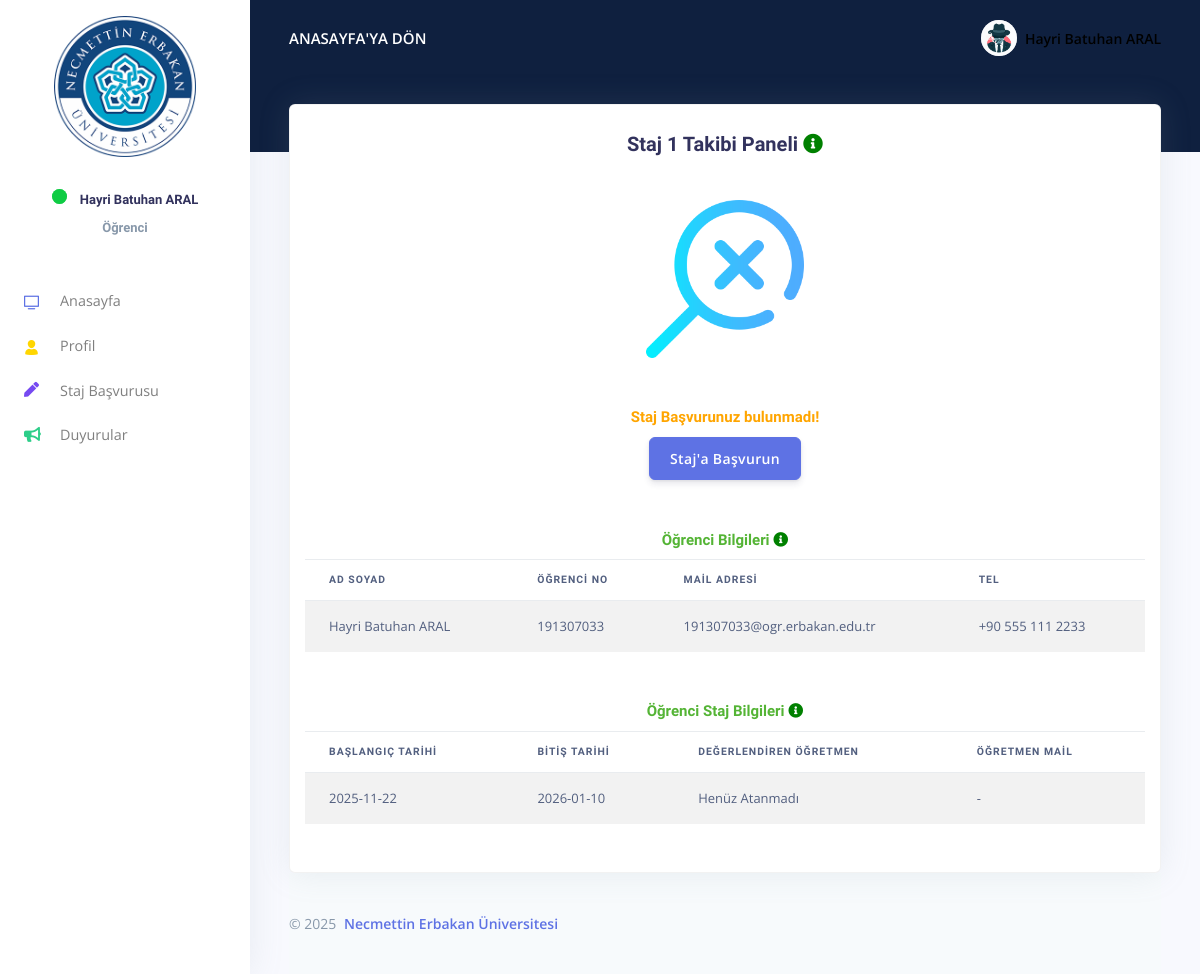
/Student/dashboard/Internship/staj1-takibi.php (signed in), run on the app's committed database.
### tables this page shows
CREATE TABLE `student` (
  `kullanci_id` int(11) NOT NULL,
  `ogrenci_ad_soyad` varchar(128) NOT NULL,
  `ogrenci_tc` varchar(15) NOT NULL,
  `ogrenci_uyrugu` varchar(64) NOT NULL,
  `ogrenci_tel` varchar(20) DEFAULT NULL,
  `ogrenci_mail` varchar(128) NOT NULL,
  `ogrenci_password` varchar(128) NOT NULL,
  `ogrenci_okul_adi` varchar(256) NOT NULL,
  `ogrenci_fakulte_adi` varchar(128) NOT NULL,
  `ogrenci_bolumm_adi` varchar(128) NOT NULL,
  `ogrenci_sinif` varchar(16) NOT NULL,
  `ogrenci_okul_no` varchar(64) NOT NULL,
  `ogrenci_address` varchar(256) NOT NULL
);

CREATE TABLE `staj_basvuru` (
  `basvuru_id` int(11) NOT NULL,
  `basvuru_turu` enum('staj1','staj2') NOT NULL,
  `ogrenci_numarasi` varchar(32) NOT NULL,
  `baslama_tarihi` varchar(64) NOT NULL,
  `bitis_tarihi` varchar(64) NOT NULL,
  `is_gunu` int(11) NOT NULL,
  `cumartesi_calisiyor` enum('yes','no') DEFAULT NULL,
  `gss_kapsam` enum('yes','no') NOT NULL,
  `saglik_hizmet_almasi` enum('yes','no') NOT NULL,
  `yas_25` enum('yes','no') NOT NULL,
  `firma_adi` varchar(256) NOT NULL,
  `firma_email` varchar(128) NOT NULL
);

### Student/dashboard/Internship/staj1-takibi.php (the view, shortened to what this page needs)
<!DOCTYPE html>
<html lang="tr">
<head>
  <link href="../assets/js/plugins/nucleo/css/nucleo.css" rel="stylesheet" />
  <link href="../assets/js/plugins/@fortawesome/fontawesome-free/css/all.min.css" rel="stylesheet" />
  <link href="../assets/css/argon-dashboard.css?v=1.1.2" rel="stylesheet" />
</head>
<body class="">
  <nav class="navbar navbar-vertical fixed-left navbar-expand-md navbar-light bg-white" id="sidenav-main">
    <div class="container-fluid">
      <a class="pt-0" href="../index.php">
        <center><img style="width: 70%; height:auto;" src="../assets/img/theme/neu-logo.png"  alt="NEÜ Logo"></center>
      </a>
      <div class="collapse navbar-collapse" id="sidenav-collapse-main">
        <ul class="navbar-nav">
          <center>
            <h5 class="new-font"><div class="online-indicator"><span class="blink"></span></div> <?php echo $_SESSION['student_fullName']; ?></h5>
            <h5 class="new-font text-muted">Öğrenci</h5>
          </center>
          <li class="nav-item"><a class="nav-link" href="../index.php"><i class="ni ni-tv-2 text-primary"></i> Anasayfa</a></li>
          <li class="nav-item"><a class="nav-link" href="../examples/profile.php"><i class="ni ni-single-02 text-yellow"></i> Profil</a></li>
          <li class="nav-item"><a class="nav-link" href="../examples/apply_internship.php"><i style="color: #764AF1;" class="fas fa-pen"></i> Staj Başvurusu</a></li>
          <li class="nav-item"><a class="nav-link" href="../examples/announcements.php"><i class="fas fa-bullhorn text-success"></i> Duyurular</a></li>
        </ul>
      </div>
    </div>
  </nav>
  <div class="main-content">
    <nav class="navbar navbar-top navbar-expand-md navbar-dark" id="navbar-main">
      <div class="container-fluid">
        <a class="h4 mb-0 text-white text-uppercase d-none d-lg-inline-block" href="../index.php">Anasayfa'ya Dön</a>
        <ul class="navbar-nav align-items-center d-none d-md-flex">
          <li class="nav-item dropdown">
            <a class="nav-link pr-0" href="#" role="button" data-toggle="dropdown" aria-haspopup="true" aria-expanded="false">
              <div class="media align-items-center">
                <span class="avatar avatar-sm rounded-circle"><img alt="Image placeholder" src="../assets/img/theme/man.jpg"></span>
                <div class="media-body ml-2 d-none d-lg-block"><span style="color: black;" class="mb-0 text-sm font-weight-bold"><?php echo isset($_SESSION['studentID']) ? $_SESSION['student_fullName'] : 'User'; ?></span></div>
              </div>
            </a>
          </li>
        </ul>
      </div>
    </nav>
    <div class="header pb-4 pt-2 pt-lg-8 d-flex align-items-center bg-neu-dark" style="min-height: 150px;"></div>
    <div class="container-fluid mt--5">
      <div class="card shadow">
        <div class="container">
              <center><h2 class="new-font mt-4 mb-3">Staj 1 Takibi Paneli <i style="color: green;" class="fas fa-info-circle"></i></h2></center>
              <?php
                  $connection = mysqli_connect('localhost', 'root', '', 'yazgeldb');
                  $student_id = $_SESSION['studentID'];
                  $sql = "SELECT ogrenci_okul_no FROM student WHERE kullanci_id='$student_id'";
                  $result = mysqli_query($connection, $sql);
                  while($row=mysqli_fetch_assoc($result)){
                    $student_number = $row['ogrenci_okul_no'];
                    $query = "SELECT * FROM staj_takibi WHERE ogrenci_numarasi='$student_number' AND staj_tur='staj1'";
                    $res = mysqli_query($connection, $query);
                    if(mysqli_num_rows($res) == 0){
                    ?>
                      <div class="result">
                        <img style="width:20% ;" src="img/no-result.png" alt="">
                        <h4 style="color: orange;" class="new-font mt-5 mb-2">Staj Başvurunuz bulunmadı!</h4>
                        <button class="btn btn-primary"><a style="color:#fff ;" href="../examples/apply_internship.php">Staj'a Başvurun</a></button>
                      </div>
                    <?php
                    }
                  }
              ?>
        </div>
        <div class="container pb-5">
              <div class="text-center">
                <center>
                  <h4 style="color:#54B435 ;" class="new-font mt-4 mb-2">Öğrenci Bilgileri <i style="color: green;" class="fas fa-info-circle"></i></h4>
                </center>
              </div>
              <table class="table table-striped">
                <thead>
                  <tr>
                    <th scope="col"><b class="new-font">Ad Soyad</b></th>
                    <th scope="col"><b class="new-font">Öğrenci NO</b></th>
                    <th scope="col"><b class="new-font">Mail Adresi</b></th>
                    <th scope="col"><b class="new-font">Tel</b></th>
                  </tr>
                </thead>
                <tbody>
                  <tr>
                    <?php
                      $connection = mysqli_connect('localhost','root','','yazgeldb');
                      $student_number = $_SESSION['student_number'];
                      $sql = "SELECT * FROM student WHERE ogrenci_okul_no='$student_number'";
                      $result = mysqli_query($connection, $sql);
                      while($row=mysqli_fetch_assoc($result)){
                    ?>
                      <td><?php echo $row['ogrenci_ad_soyad'] ?></td>
                      <td><?php echo $row['ogrenci_okul_no'] ?></td>
                      <td><?php echo $row['ogrenci_mail'] ?></td>
                      <td><?php echo $row['ogrenci_tel'] ?></td>
                    <?php } ?>
                  </tr>
                </tbody>
              </table>
              <center><h4 style="color: #54B435;" class="new-font mt-5 mb-2">Öğrenci Staj Bilgileri <i style="color: green;" class="fas fa-info-circle"></i></h4></center>
              <table class="table table-striped">
                <thead>
                  <tr>
                    <th scope="col"><b class="new-font">Başlangıç Tarihi</b></th>
                    <th scope="col"><b class="new-font">Bitiş Tarihi</b></th>
                    <th scope="col"><b class="new-font">Değerlendiren Öğretmen</b></th>
                    <th scope="col"><b class="new-font">Öğretmen Mail</b></th>
                  </tr>
                </thead>
                <tbody>
                  <tr>
                    <?php
                      $connection = mysqli_connect('localhost','root','','yazgeldb');
                      $sql = "SELECT * FROM staj_basvuru WHERE ogrenci_numarasi='$student_number' AND basvuru_turu='staj1'";
                      $result = mysqli_query($connection, $sql);
                      if(mysqli_num_rows($result) == 0){
                    ?>
                    <td colspan="4" class="text-center text-danger">Başvuru Bulunmadı <i class="fas fa-info-circle"></i></td>
                    <?php
                      }else{
                        while($row=mysqli_fetch_assoc($result)){
                    ?>
                    <td><?php echo $row['baslama_tarihi'] ?></td>
                    <td><?php echo $row['bitis_tarihi'] ?></td>
                    <?php
                          $teacher_found = false;
                    ?>
                    <?php
                          if(!$teacher_found) { echo "<td>Henüz Atanmadı</td><td>-</td>"; }
                        }
                      }
                    ?>
                  </tr>
                </tbody>
              </table>
        </div>
      </div>
      <footer class="footer">
        <div class="row align-items-center justify-content-xl-between">
          <div class="col-xl-6"><div class="copyright text-center text-xl-left text-muted">&copy; 2025 <a href="#" class="font-weight-bold ml-1">Necmettin Erbakan Üniversitesi</a></div></div>
        </div>
      </footer>
    </div>
  </div>
</body>
</html>

### Student/dashboard/Internship/staj1-takibi.php (style rules this page uses)
.new-font { font-family: 'IBM Plex Sans JP', sans-serif; }
.bg-neu-dark { background-color: #0F203F !important; }
div.online-indicator { display: inline-block; width: 15px; height: 15px; margin-right: 10px; background-color: #0fcc45; border-radius: 50%; position: relative; }
span.blink { display: block; width: 15px; height: 15px; background-color: #0fcc45; opacity: 0.7; border-radius: 50%; animation: blink 1s linear infinite; }
.result { text-align: center; padding: 3%; }
.result h4 { margin: 15px 0 10px; }

### data on the page
student: ogrenci_ad_soyad "Hayri Batuhan ARAL", ogrenci_okul_no "191307033", ogrenci_mail "191307033@ogr.erbakan.edu.tr", ogrenci_tel "+90 555 111 2233"
staj_basvuru: baslama_tarihi "2025-11-22", bitis_tarihi "2026-01-10"

### other printed values
$_SESSION['student_fullName'] "Hayri Batuhan ARAL"
